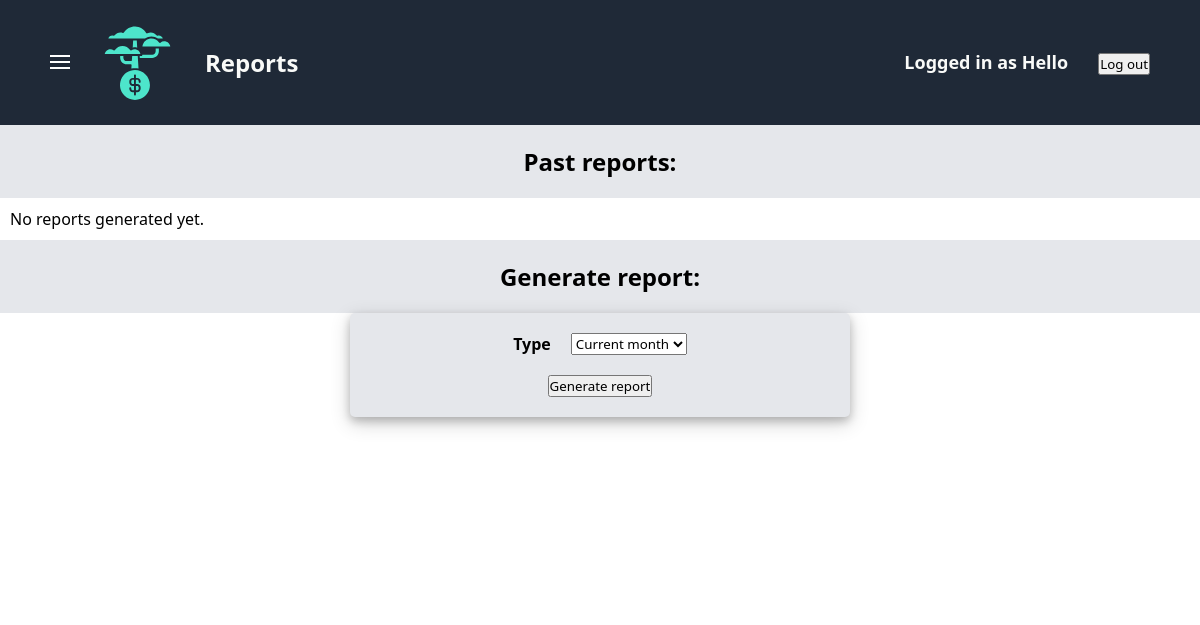
The page /finance/reports/ (signed in) on the database as committed earlier.
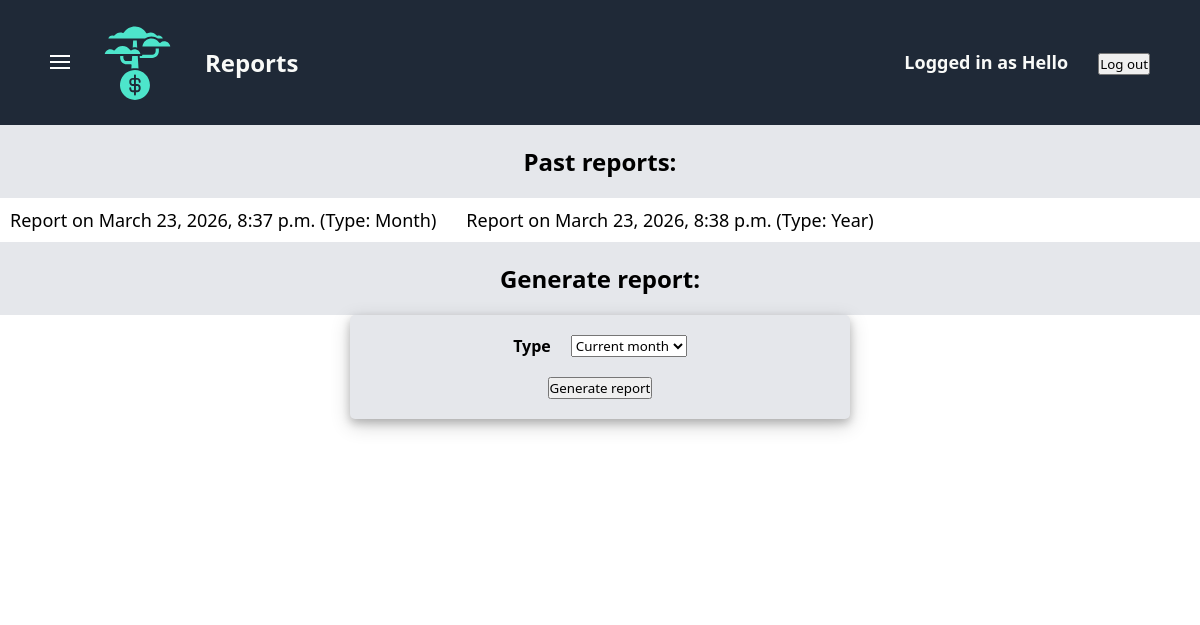
The same page on the database as committed later.
### finance/models.py (models this page shows, shortened)
class User(AbstractUser):
    is_primary_user = models.BooleanField(default=False)

class Report(models.Model):
    user = models.ForeignKey(User, on_delete=models.CASCADE)
    reportType = models.CharField(default="Month", max_length=200)
    file = models.FileField(upload_to="reports/")
    creationDate = models.DateTimeField(auto_now_add=True)

### finance/views.py (the view)
# urls.py: path("reports/", views.reports, name="reports"),
@login_required
def reports(request):
    message = request.GET.get("message", "")
    reports = Report.objects.all()
    return render(
        request,
        "finance/reports.html",
        {
            "reports": reports,
            "message": message
        }
    )

### finance/templates/finance/reports.html (shortened to what this page needs)
{% extends "finance/finance-base.html" %}
{% block header-title %}Reports{% endblock %}
{% block finance_extra_css %}
    {% load static %}
    <link rel="stylesheet" href="{% static 'finance/reports-style.css' %}">
{% endblock %}
{% block saved-label %}Past reports:{% endblock %}
{% block presence-check-and-list %}
    {% if reports %}
        {% for i in reports %}
            <li id="past-report">
               <a href="{% url 'finance:downloadPastReport' i.id %}">Report on {{ i.creationDate }} (Type: {{ i.reportType }})</a>
            </li>
        {% endfor %}
    {% else %}
        <li>No reports generated yet.</li>
    {% endif %}
{% endblock %}
{% block enter-label %}Generate report:{% endblock %}
{% block form %}
    <form action="{% url 'finance:generateReport' %}" method="post" class="form">
        <div class="form-components">
            <div class="form-labels-and-answers">
                <div class="form-labels">
                    <div><strong>Type</strong></div>
                </div>
                <div class="form-answers">
                    <select id="type" name="type">
                        <option value="Month">Current month</option>
                    </select>
                </div>
            </div>
            <div class="submit">
                <input type="submit" value="Generate report">
            </div>
        </div>
    </form>
{% endblock %}

### finance/templates/finance/finance-base.html (shortened to what this page needs)
{% extends "dashboard/navbar-and-sidebar-base.html" %}
{% block extra_css %}
    {% load static %}
    <link rel="stylesheet" href="{% static 'finance/finance-base-style.css' %}">
    {% block finance_extra_css %}{% endblock %}
{% endblock %}
{% block content %}
    <div class="saved-label">
        <h2>{% block saved-label %}{% endblock %}</h2>
    </div>
    <div class="cards-section">
        <ul class="cards-group">
        {% block presence-check-and-list %}
        {% endblock %}
        </ul>
    </div>
    <div class="enter-label">
        <h2>{% block enter-label %}{% endblock %}</h2>
    </div>
    {% block form %}
    {% endblock %}
{% endblock %}

### dashboard/templates/dashboard/navbar-and-sidebar-base.html (shortened to what this page needs)
<!DOCTYPE html>
<html lang="en">
<head>
    {% load static %}
    <link rel="stylesheet" href="{% static 'dashboard/navbar-and-sidebar-base-style.css' %}">
    {% block extra_css %}{% endblock %}
</head>
<body>
    <div class="header">
        <ul class="header-left-side">
            <li>
                <button id="open-sidebar">
                    <svg width="20" height="20" viewBox="0 0 20 20" fill="none">
                        <rect y="3" width="20" height="2" fill="#fff"/>
                        <rect y="9" width="20" height="2" fill="#fff"/>
                        <rect y="15" width="20" height="2" fill="#fff"/>
                    </svg>
                </button>
            </li>
            <a href="{% url 'dashboard:dashboard' %}" class="logo-link">
                {% load static %}
                <img src="{% static 'dashboard/logo.png' %}">
            </a>
            <li>{% block header-title %}Dashboard{% endblock %}</li>
        </ul>
        <ul class="header-right-side">
            {% if request.user.is_authenticated %}
                <p>Logged in as {{ request.user.username }}</p>
                <form method="POST" action="{% url 'authentication:logout' %}">
                    <button type="submit">Log out</a>
                </form>
            {% else %}
                <a href="{% url 'authentication:login' %}">Log in</a>
            {% endif %}
        </ul>
    </div>
    {% block content %}{% endblock %}
</body>
</html>

### dashboard/static/dashboard/navbar-and-sidebar-base-style.css (style rules this page uses)
* { padding: 0; margin: 0; box-sizing: border-box; font-family: system-ui, -apple-system, BlinkMacSystemFont, 'Segoe UI', Roboto, Oxygen, Ubuntu, Cantarell, 'Open Sans', 'Helvetica Neue', sans-serif; }
body { display: flex; flex-direction: column; }
a { text-decoration: none; font-size: 18px; color: #e5e7eb; display: flex; flex-direction: column; justify-content: center; align-items: center; }
ul { list-style: none; display: flex; gap: 30px; }
.header { display: flex; justify-content: space-between; align-items: center; padding: 25px 50px; background-color: #1F2937; }
.header-left-side { font-size: 24px; color: #f9faf8; font-weight: 600; display: flex; align-items: center; }
#open-sidebar { background-color: #1F2937; border-style: none; }
.header-right-side { font-size: 18px; color: #f9faf8; font-weight: 600; }

### finance/static/finance/finance-base-style.css (style rules this page uses)
.saved-label, .enter-label { display: flex; justify-content: center; padding: 20px; background-color: #e5e7eb; color: black; }
.cards-section { margin: 10px; }
.cards-group { display: flex; flex-direction: row; flex-wrap: wrap; }
.form { display: flex; justify-content: center; }
.form-components { display: flex; flex-direction: column; justify-content: center; width: 500px; gap: 20px; padding: 20px; background-color: #e5e7eb; border-radius: 5px; box-shadow: 0 4px 8px 0 rgba(0, 0, 0, 0.2), 0 6px 20px 0 rgba(0, 0, 0, 0.19); }
.form-labels-and-answers { display: flex; justify-content: center; gap: 20px; }
.form-labels { display: flex; flex-direction: column; justify-content: space-around; gap: 20px; }
.form-answers { display: flex; flex-direction: column; justify-content: space-around; gap: 20px; }
.submit { display: flex; justify-content: center; align-items: center; }

### finance/static/finance/reports-style.css (style rules this page uses)
a { color: black; }

Rows that differ between the two databases and show on the page:
added Report: creationDate "March 23, 2026, 8:37 p.m.", reportType "Month"
added Report: creationDate "March 23, 2026, 8:38 p.m.", reportType "Year"
Other text that changed with them:
text no longer shown: "No reports generated yet."
